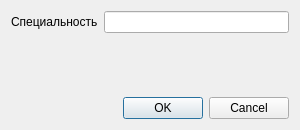
<?xml version="1.0" encoding="UTF-8"?>
<ui version="4.0">
 <class>Dialog</class>
 <widget class="QDialog" name="Dialog">
  <property name="geometry">
   <rect>
    <x>0</x>
    <y>0</y>
    <width>300</width>
    <height>130</height>
   </rect>
  </property>
  <property name="windowTitle">
   <string>Добавить специальность</string>
  </property>
  <layout class="QVBoxLayout" name="verticalLayout">
   <item>
    <layout class="QFormLayout" name="formLayout">
     <item row="0" column="0">
      <widget class="QLabel" name="typeLabel">
       <property name="text">
        <string>Специальность</string>
       </property>
      </widget>
     </item>
     <item row="0" column="1">
      <widget class="QLineEdit" name="typeLineEdit"/>
     </item>
    </layout>
   </item>
   <item>
    <widget class="QDialogButtonBox" name="buttonBox">
     <property name="orientation">
      <enum>Qt::Orientation::Horizontal</enum>
     </property>
     <property name="standardButtons">
      <set>QDialogButtonBox::StandardButton::Cancel|QDialogButtonBox::StandardButton::Ok</set>
     </property>
    </widget>
   </item>
  </layout>
 </widget>
 <resources/>
 <connections>
  <connection>
   <sender>buttonBox</sender>
   <signal>accepted()</signal>
   <receiver>Dialog</receiver>
   <slot>accept()</slot>
   <hints>
    <hint type="sourcelabel">
     <x>248</x>
     <y>254</y>
    </hint>
    <hint type="destinationlabel">
     <x>157</x>
     <y>274</y>
    </hint>
   </hints>
  </connection>
  <connection>
   <sender>buttonBox</sender>
   <signal>rejected()</signal>
   <receiver>Dialog</receiver>
   <slot>reject()</slot>
   <hints>
    <hint type="sourcelabel">
     <x>316</x>
     <y>260</y>
    </hint>
    <hint type="destinationlabel">
     <x>286</x>
     <y>274</y>
    </hint>
   </hints>
  </connection>
 </connections>
</ui>
